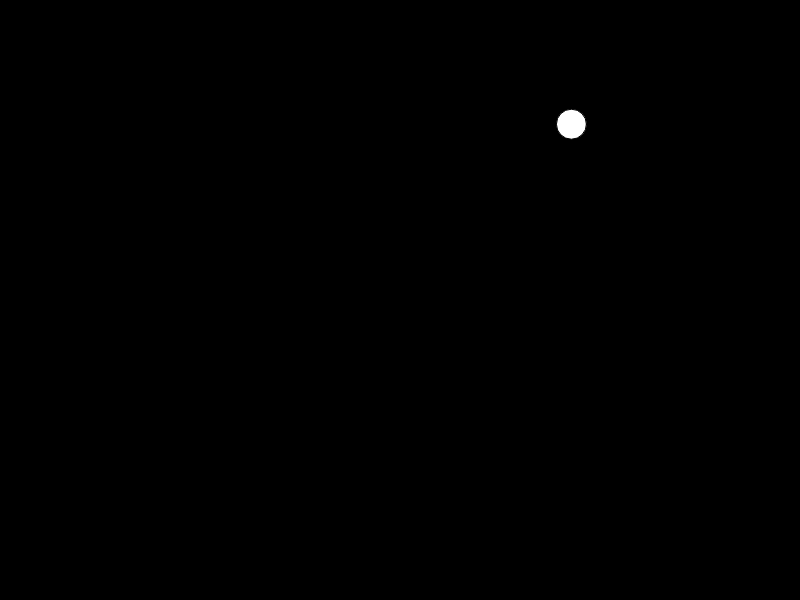
Frame 1 (no input)
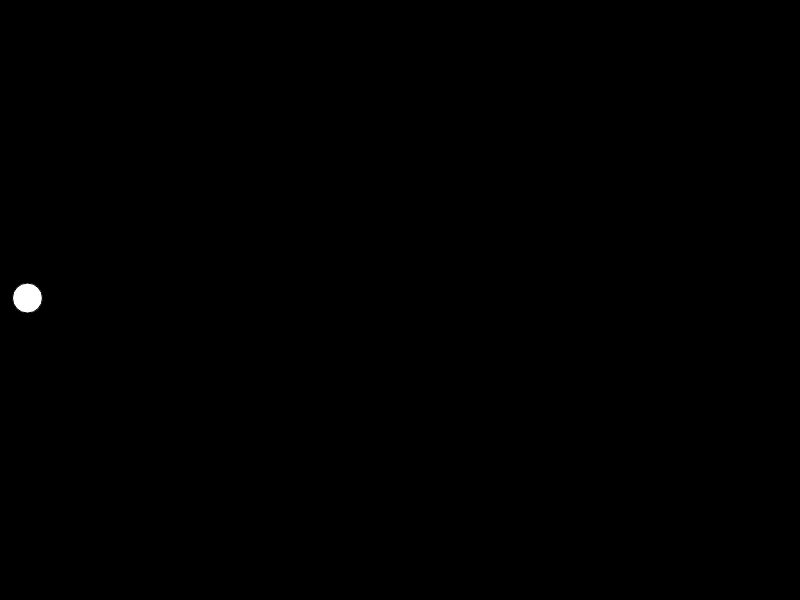
Frame 60 (no input)
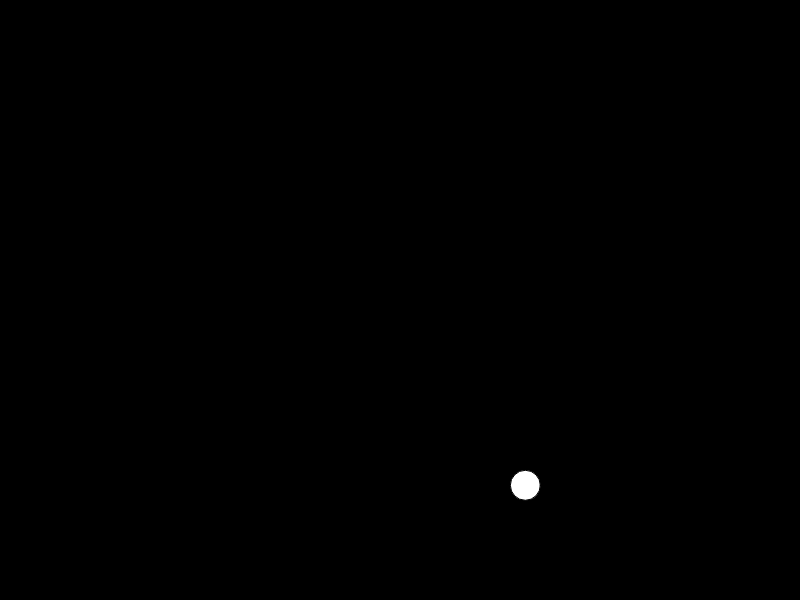
Frame 120 (the mouse pressed at the canvas centre since frame 60)

The p5.js sketch that drew these frames (run headless with seeded random() and noise() and a simulated clock; from frame 60 on, the mouse is pressed at the canvas centre):

// p5.js sketch
// ── sketch.js
var thex, they;
var v; // velocity
var t; // angle

function setup() {
  createCanvas(800, 600);
  fill(255);
  
  initialize();
  
}

function draw() {
  background(0);
  ellipse(thex, they, 30, 30);
  
  // polar to cartesian transformation:
  thex = thex+v*cos(t);
  they = they+v*sin(t);
  
  if(thex>width) t = PI - t;
  if(thex<0) t = PI - t;
  if(they>height) t = TWO_PI - t;
  if(they<0) t = TWO_PI - t;
  
}

function keyReleased()
{
  initialize();
}

function initialize()
{
  thex = random(0, width);
  they = random(0, height);
  v = random(5, 20); // random velocity
  t = random(0, TWO_PI); // random angle
}
